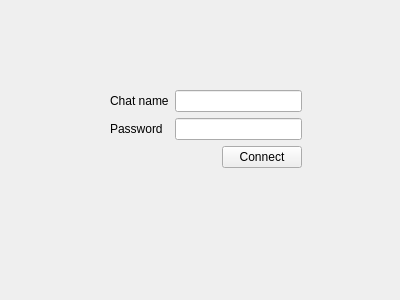
<?xml version="1.0" encoding="UTF-8"?>
<ui version="4.0">
 <class>Form</class>
 <widget class="QWidget" name="Form">
  <property name="geometry">
   <rect>
    <x>0</x>
    <y>0</y>
    <width>400</width>
    <height>300</height>
   </rect>
  </property>
  <property name="windowTitle">
   <string>Form</string>
  </property>
  <widget class="QWidget" name="layoutWidget">
   <property name="geometry">
    <rect>
     <x>110</x>
     <y>90</y>
     <width>192</width>
     <height>79</height>
    </rect>
   </property>
   <layout class="QGridLayout" name="gridLayout_2">
    <item row="0" column="0" colspan="2">
     <layout class="QGridLayout" name="gridLayout">
      <item row="0" column="0" rowspan="2">
       <layout class="QVBoxLayout" name="verticalLayout">
        <item>
         <widget class="QLabel" name="label">
          <property name="text">
           <string>Chat name</string>
          </property>
         </widget>
        </item>
        <item>
         <widget class="QLabel" name="label_2">
          <property name="text">
           <string>Password</string>
          </property>
         </widget>
        </item>
       </layout>
      </item>
      <item row="0" column="1">
       <widget class="QLineEdit" name="lineEdit"/>
      </item>
      <item row="1" column="1">
       <widget class="QLineEdit" name="lineEdit_2"/>
      </item>
     </layout>
    </item>
    <item row="1" column="0">
     <spacer name="horizontalSpacer">
      <property name="orientation">
       <enum>Qt::Horizontal</enum>
      </property>
      <property name="sizeHint" stdset="0">
       <size>
        <width>40</width>
        <height>20</height>
       </size>
      </property>
     </spacer>
    </item>
    <item row="1" column="1">
     <widget class="QPushButton" name="ConnectChatButton">
      <property name="text">
       <string>Connect</string>
      </property>
     </widget>
    </item>
   </layout>
  </widget>
 </widget>
 <resources/>
 <connections/>
</ui>
